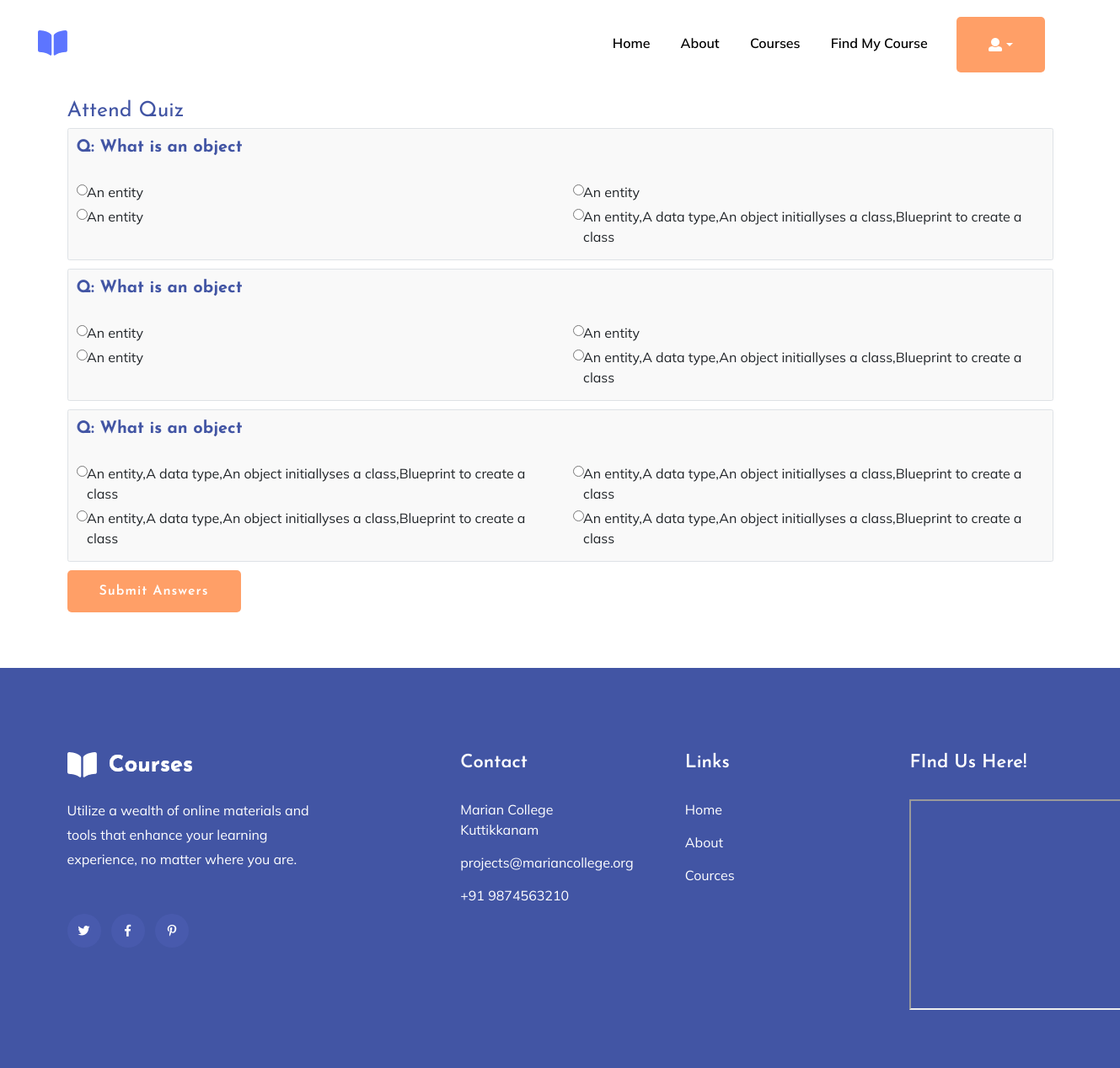
The app's page /attend-quiz/3/ (signed in) with its own data.
### course/models.py (models this page shows, shortened)
class Question(models.Model):
    course = models.ForeignKey(Course, related_name='questions', on_delete=models.CASCADE)
    text = models.TextField()

class Option(models.Model):
    question = models.ForeignKey(Question, related_name='options', on_delete=models.CASCADE)
    text = models.CharField(max_length=200)
    is_correct = models.BooleanField(default=False)  # True if this option is the correct answer

### course/views.py (the view)
    def _wrapped_view(request, *args, **kwargs):
        if not request.user.is_authenticated:
            return redirect(reverse('login_user'))  # Replace with your login URL
        return view_func(request, *args, **kwargs)

### course/views.py (called while the page is built)
def login_required_user(view_func):
    def _wrapped_view(request, *args, **kwargs):
        if not request.user.is_authenticated:
            return redirect(reverse('login_user'))  # Replace with your login URL
        return view_func(request, *args, **kwargs)
    return _wrapped_view

### course/templates/attend_quiz.html (shortened to what this page needs)
{% load static %}
<!doctype html>
<html class="no-js" lang="zxx">
<head>
    <link rel="stylesheet" href="{% static 'assets/css/bootstrap.min.css' %}">
    <link rel="stylesheet" href="{% static 'assets/css/owl.carousel.min.css' %}">
    <link rel="stylesheet" href="{% static 'assets/css/slicknav.css' %}">
    <link rel="stylesheet" href="{% static 'assets/css/flaticon.css' %}">
    <link rel="stylesheet" href="{% static 'assets/css/progressbar_barfiller.css' %}">
    <link rel="stylesheet" href="{% static 'assets/css/gijgo.css' %}">
    <link rel="stylesheet" href="{% static 'assets/css/animate.min.css' %}">
    <link rel="stylesheet" href="{% static 'assets/css/animated-headline.css' %}">
    <link rel="stylesheet" href="{% static 'assets/css/magnific-popup.css' %}">
    <link rel="stylesheet" href="{% static 'assets/css/fontawesome-all.min.css' %}">
    <link rel="stylesheet" href="{% static 'assets/css/themify-icons.css' %}">
    <link rel="stylesheet" href="{% static 'assets/css/slick.css' %}">
    <link rel="stylesheet" href="{% static 'assets/css/nice-select.css' %}">
    <link rel="stylesheet" href="{% static 'assets/css/style.css' %}">
</head>
<body>
    <header>
        <div class="header-area header-transparent">
            <div class="main-header">
                <div class="header-bottom header-sticky">
                    <div class="container-fluid">
                        <div class="row align-items-center">
                            <div class="col-xl-2 col-lg-2">
                                <div class="logo">
                                    <a href="{% url 'index' %}"><img src="{% static 'assets/img/logo/1.png' %}" alt=""></a>
                                </div>
                            </div>
                            <div class="col-xl-10 col-lg-10">
                                <div class="menu-wrapper d-flex align-items-center justify-content-end">
                                    <div class="main-menu d-none d-lg-block">
                                        <nav>
                                            <ul id="navigation">
                                                <li class="active"><a href="{% url 'index' %}" style="color: black;">Home</a></li>
                                                <li><a href="{% url 'about' %}" style="color: black;">About</a></li>
                                                <li><a href="{% url 'courses' %}" style="color: black;">Courses</a></li>
                                                <li><a href="{% url 'find' %}" style="color: black;">Find my Course</a></li>
                                                {% if user.is_authenticated %}
                                                <li><a class="btn dropdown-toggle" href="#" id="userDropdown" role="button" data-toggle="dropdown" aria-haspopup="true" aria-expanded="false"><i class="fa fa-user"></i></a>
                                                </li>
                                                {% else %}
                                                    <li class="button-header margin-left"><a href="{% url 'register_user' %}" class="btn">Join</a></li>
                                                    <li class="button-header"><a href="{% url 'login_user' %}" class="btn btn3">Log in</a></li>
                                                {% endif %}
                                            </ul>
                                        </nav>
                                    </div>
                                </div>
                            </div>
                            <div class="col-12">
                            </div>
                        </div>
                    </div>
                </div>
            </div>
        </div>
    </header>
    <div class="container mt-5" style="margin-bottom: 5%;">
        <h1 style="margin-top: 10%;">Attend Quiz</h1>
        {% if questions %}
            <form method="POST">
                <div class="mb-3">
                    {% for question in questions %}
                        <div class="question-box border p-3 mb-3 rounded">
                            <h2>Q: {{ question.text }}</h2><br>
                            <div class="row">
                                {% for option in question.options.all %}
                                    <div class="col-md-6 mb-2">
                                        <div class="form-check">
                                            <input type="radio" name="answers_{{ question.id }}" value="{{ option.text }}" class="form-check-input" id="option{{ question.id }}_{{ forloop.counter }}">
                                            <label class="form-check-label" for="option{{ question.id }}_{{ forloop.counter }}" style="font-size: medium;">{{ option.text }}</label>
                                        </div>
                                    </div>
                                {% endfor %}
                            </div>
                        </div>
                    {% endfor %}
                    <button type="submit" class="btn btn-primary">Submit Answers</button>
                </div>
            </form>
        {% else %}
            <p>No questions available for this course.</p>
            <a href="{% url 'certificate_view' course_id %}" class="btn btn-success">Download Certificate</a>
        {% endif %}
    </div>
    <footer>
        <div class="footer-wrappper footer-bg">
           <div class="footer-area footer-padding">
               <div class="container">
                   <div class="row justify-content-between">
                       <div class="col-xl-4 col-lg-5 col-md-4 col-sm-6">
                           <div class="single-footer-caption mb-50">
                               <div class="single-footer-caption mb-30">
                                   <div class="footer-logo mb-25">
                                       <a href="{% url 'index' %}"><img src="{% static 'assets/img/logo/logo2_footer.png' %}" alt=""></a>
                                   </div>
                                   <div class="footer-tittle">
                                       <div class="footer-pera">
                                           <p>Utilize a wealth of online materials and tools that enhance your learning experience, no matter where you are.</p>
                                       </div>
                                   </div>
                                   <div class="footer-social">
                                       <a href="#"><i class="fab fa-twitter"></i></a>
                                       <a href="https://bit.ly/sai4ull"><i class="fab fa-facebook-f"></i></a>
                                       <a href="#"><i class="fab fa-pinterest-p"></i></a>
                                   </div>
                               </div>
                           </div>
                       </div>
                       <div class="col-xl-2 col-lg-3 col-md-4 col-sm-5">
                           <div class="single-footer-caption mb-50">
                               <div class="footer-tittle">
                                   <h4>Contact</h4>
                                   <ul>
                                       <li><a href="#">Marian College Kuttikkanam</a></li>
                                       <li><a href="#">projects@mariancollege.org</a></li>
                                       <li><a href="#">+91 9874563210</a></li>
                                   </ul>
                               </div>
                           </div>
                       </div>
                       <div class="col-xl-2 col-lg-4 col-md-4 col-sm-6">
                           <div class="single-footer-caption mb-50">
                               <div class="footer-tittle">
                                   <h4>Links</h4>
                                   <ul>
                                       <li><a href="#">Home</a></li>
                                       <li><a href="#">About</a></li>
                                       <li><a href="#">Cources</a></li>
                                   </ul>
                               </div>
                           </div>
                       </div>
                       <div class="col-xl-2 col-lg-3 col-md-4 col-sm-6">
                           <div class="single-footer-caption mb-50">
                               <div class="footer-tittle">
                                   <h4>FInd Us Here!</h4>
                                   <ul>
                                    <iframe style="height: 250px; width: auto;" src="https://www.google.com/maps/embed?pb=!1m18!1m12!1m3!1d3934.127432331732!2d76.96928877450422!3d9.58428248005097!2m3!1f0!2f0!3f0!3m2!1i1024!2i768!4f13.1!3m3!1m2!1s0x3b064dc8bda5cb29%3A0x3d161914b6967f9!2sMarian%20College%20Kuttikkanam%20(Autonomous)!5e0!3m2!1sen!2sin!4v1727361016805!5m2!1sen!2sin" width="300" height="auto" style="border:0;" allowfullscreen="" loading="lazy"></iframe>
                                   </ul>
                               </div>
                           </div>
                       </div>
                   </div>
               </div>
           </div>
       </div>
    </footer>
</body>
</html>

### course/templates/attend_quiz.html (style rules this page uses)
.question-box { background-color: #f9f9f9; border: 1px solid #ced4da; }
.question-box h2 { font-weight: bold; }
.form-check-input { margin-top: 0.3rem; }

### records on screen
Question: text "What is an object"
Option: text "An entity"
Option: text "An entity"
Option: text "An entity"
Option: text "An entity,A data type,An object initiallyses a class,Blueprint to create a class"
Question: text "What is an object"
Option: text "An entity"
Option: text "An entity"
Option: text "An entity"
Option: text "An entity,A data type,An object initiallyses a class,Blueprint to create a class"
Question: text "What is an object"
Option: text "An entity,A data type,An object initiallyses a class,Blueprint to create a class"
Option: text "An entity,A data type,An object initiallyses a class,Blueprint to create a class"
Option: text "An entity,A data type,An object initiallyses a class,Blueprint to create a class"
Option: text "An entity,A data type,An object initiallyses a class,Blueprint to create a class"
